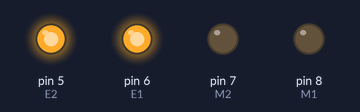
A sketch run on a simulated Arduino Uno, built with avr-gcc and run on an emulated ATmega328P. On the bench: output pins drawn as LEDs (lit = HIGH).

Above: at 0.1 s.
Timing chart, 0 to 1.6 s (numbered marks = the images above):
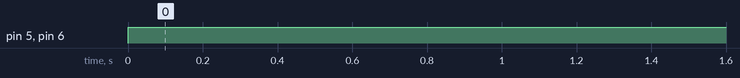

Measured:
- by itself, pin 5 (E2), pin 6 (E1): LOW → HIGH at 0.00 s

The sketch:

forward_demo.ino
```cpp
/* (slightly modified) sketch 1 from rover manual */

/* Copy and paste the code below into the Arduino software */
int E1 = 6; //M1 Speed Control
int E2 = 5; //M2 Speed Control
int M1 = 8; //M1 Direction Control
int M2 = 7; //M2 Direction Control

void setup() {
  int i;
  for (i=5; i<=8; i++)
    pinMode(i, OUTPUT);
  Serial.begin(9600);
}

void loop() {
  int leftspeed = 255; //255 is maximum speed
  int rightspeed = 255;

  analogWrite (E1, leftspeed);
  digitalWrite(M1, LOW);
  analogWrite (E2, rightspeed);
  digitalWrite(M2, LOW);
  delay(100);
}
```
